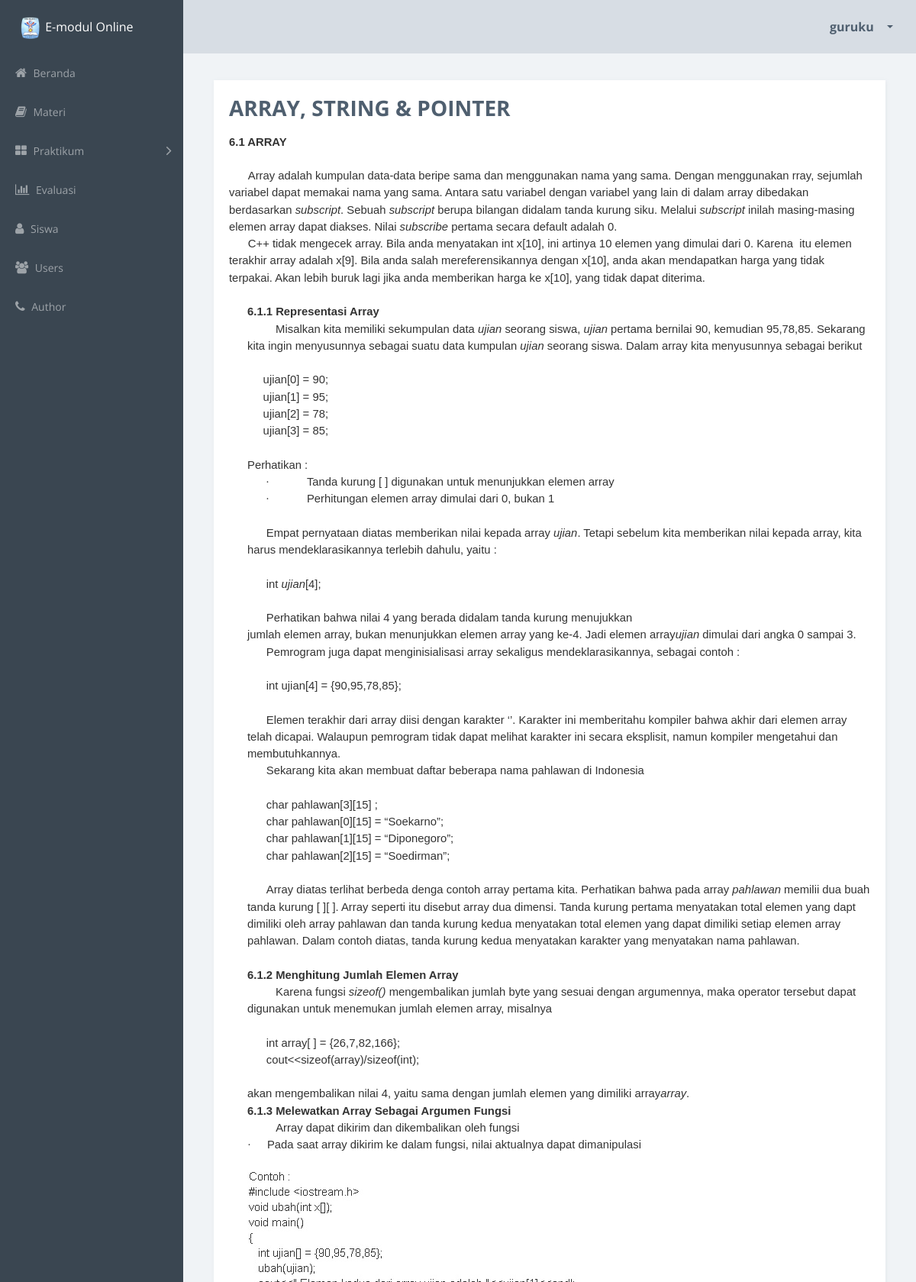
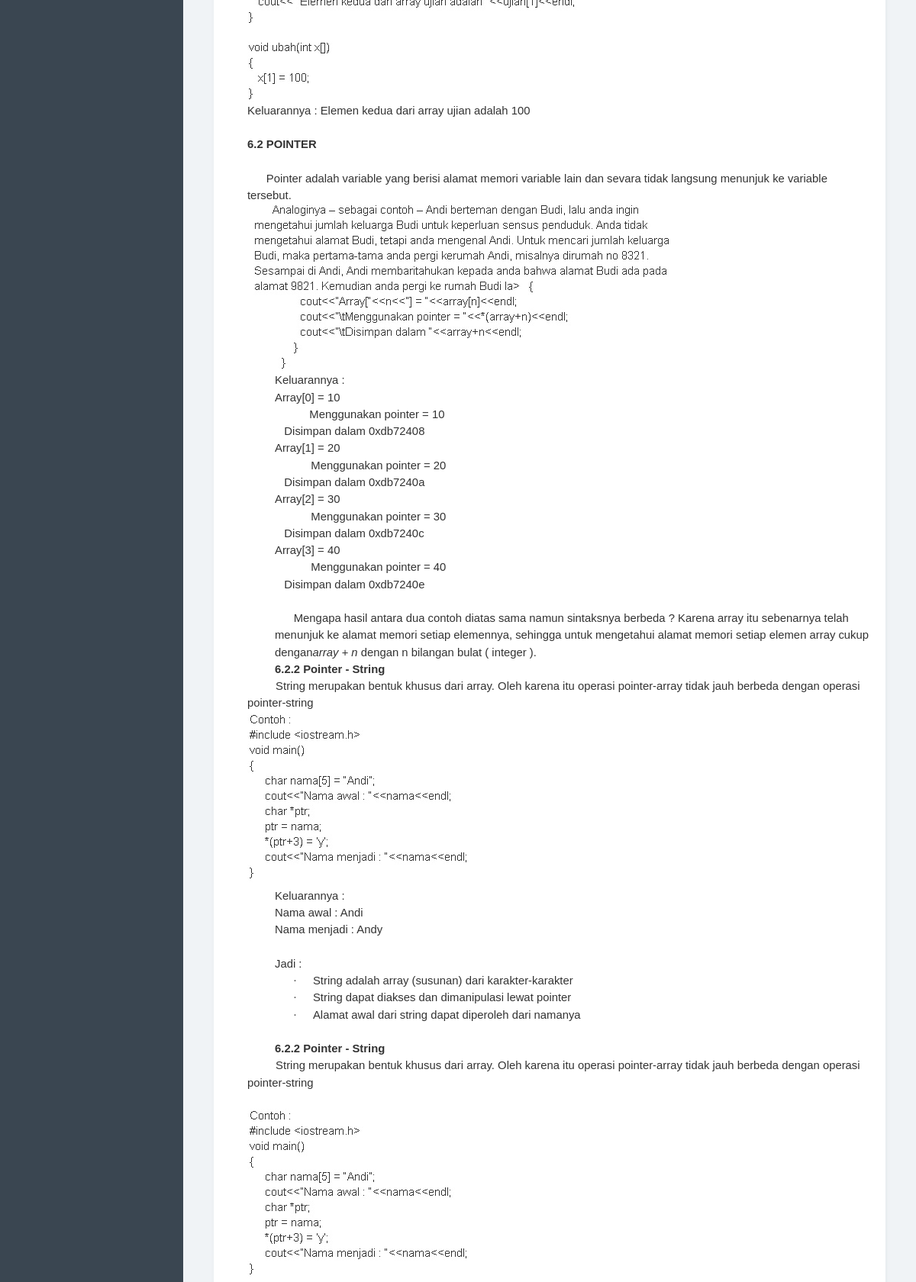
The page /detailMateri.php?id=26 (signed in, upper part) on the database its author committed (2 pictures, top to bottom).
### tables this page shows
CREATE TABLE `materi` (
  `id_materi` int(11) NOT NULL AUTO_INCREMENT,
  `nama` varchar(100) DEFAULT NULL,
  `isi` longtext,
  PRIMARY KEY (`id_materi`)
);

### detailMateri.php (the view, shortened to what this page needs)
<?php
include("config.php");
$id = $_GET['id'];
$query = mysqli_query($conn, "SELECT * FROM materi WHERE id_materi = $id");
$data = mysqli_fetch_array($query);
?>
<!doctype html>
<html class="no-js" lang="en">
    <head>
        <link rel="stylesheet" href="css/vendor.css">
        <link rel="stylesheet" href="css/app-blue.css">
        <link rel="stylesheet" type="text/css" href="summernote-master/dist/summernote-lite.css">
    </head>
    <body>
        <div class="main-wrapper">
            <div class="app" id="app">
                <header class="header">
                    <div class="header-block header-block-nav">
                        <ul class="nav-profile">
                            <li class="profile dropdown">
                                <a class="nav-link dropdown-toggle" data-toggle="dropdown" href="#" role="button" aria-haspopup="true" aria-expanded="false">
                                    <span class="name"> <?php echo $_SESSION['username']; ?> </span>
                                </a>
                            </li>
                        </ul>
                    </div>
                </header>
                <aside class="sidebar">
                    <div class="sidebar-container">
                        <div class="sidebar-header">
                            <div class="brand">
                                <div>
                                    <img src="assets/logosmk.png" width="30" height="30"> E-modul Online
                                </div>
                            </div>
                        </div>
                        <nav class="menu">
                            <ul class="sidebar-menu metismenu" id="sidebar-menu">
                                <li class="">
                                    <a href="index.php">
                                        <i class="fa fa-home"></i> Beranda </a>
                                </li>
                                <li class="">
                                    <a href="materi.php">
                                        <i class="fa fa-book"></i> Materi </a>
                                </li>
                                <li>
                                    <a href="">
                                        <i class="fa fa-th-large"></i> Praktikum
                                        <i class="fa arrow"></i>
                                    </a>
                                </li>
                                <li class="">
                                    <a href="evaluasi.php">
                                        <i class="fa fa-bar-chart"></i> Evaluasi  </a>
                                </li>
                                <li class="">
                                    <a href="siswa.php">
                                        <i class="fa fa-user"></i> Siswa </a>
                                </li>
                                <li class="">
                                    <a href="users.php">
                                        <i class="fa fa-users"></i> Users </a>
                                </li>
                                <li class="">
                                    <a href="author.php">
                                        <i class="fa fa-phone"></i> Author </a>
                                </li>
                            </ul>
                        </nav>
                    </div>
                </aside>
                <article class="content forms-page">
                 <section class="section">
                        <div class="row">
                            <div class="col-md-12">
                                <div class="card card-block sameheight-item">
                                    <form id="tambah-form" action="prosesTambahMateri.php" method="POST" enctype="multipart/form-data">
                                        <div class="form-group">
                                           <h3><b><?php echo $data['nama'] ?></b></h3>
                                        </div>
                                        <div class="form-group">
                                            <?php echo $data['isi'] ?>
                                        </div>
                                    </form>
                                </div>
                            </div>
                        </div>
                    </section>
                </article>
    </body>
</html>

### rows shown on the page
materi: nama "ARRAY, STRING & POINTER", isi "6.1 ARRAY Array adalah kumpulan data-data beripe sama dan menggunakan nama yang sama. Dengan menggunakan rray, sejumlah variabel dapat memakai nama yang sama. Antara satu variabel dengan variabel yang lain di dalam array dibedakan berdasarkan subscript . Sebuah subscript berupa bilangan didalam tanda kurung siku. Melalui subscript inilah masing-masing elemen array dapat diakses. Nilai subscribe pertama secara default adalah 0. C++ tidak mengecek array. Bila anda menyatakan int x[10], ini artinya 10 elemen yang dimulai dari 0. Karena itu elemen terakhir array adalah x[9]. Bila anda salah mereferensikannya dengan x[10], anda akan mendapatkan harga yang tidak terpakai. Akan lebih buruk lagi…", isi (picture)

### other values the page prints
$_SESSION['username'] "guruku"
